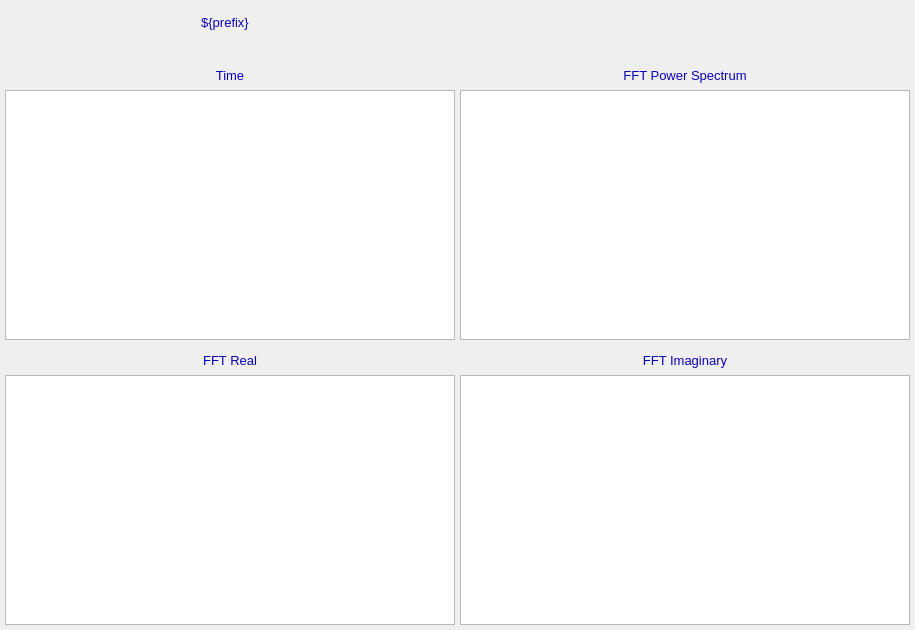
<?xml version="1.0" ?>
<ui version="4.0">
  <class>Dialog</class>
  <widget class="QWidget" name="screen">
    <property name="geometry">
      <rect>
        <x>560</x>
        <y>223</y>
        <width>915</width>
        <height>630</height>
      </rect>
    </property>
    <property name="styleSheet">
      <string notr="true">QWidget#screen {
  color: rgb(0, 0, 0);
  background-color: rgb(187, 187, 187);
  }</string>
    </property>
    <property name="windowTitle">
      <string>NDFFTPlotAll</string>
    </property>
    <widget class="QLabel" name="text">
      <property name="geometry">
        <rect>
          <x>0</x>
          <y>10</y>
          <width>450</width>
          <height>25</height>
        </rect>
      </property>
      <property name="text">
        <string>${prefix}</string>
      </property>
      <property name="font" stdset="0">
        <font>
          <pointsize>10</pointsize>
        </font>
      </property>
      <property name="brush" stdset="0">
        <brush brushstyle="SolidPattern">
          <color alpha="255">
            <red>10</red>
            <green>0</green>
            <blue>184</blue>
          </color>
        </brush>
      </property>
      <property name="toolTip">
        <string>text</string>
      </property>
      <property name="alignment">
        <set>Qt::AlignCenter</set>
      </property>
      <property name="styleSheet">
        <string notr="true">QLabel#text {
  color: rgb(10, 0, 184);
  }</string>
      </property>
    </widget>
    <widget class="PyDMWaveformPlot" name="cartesian_plot">
      <property name="geometry">
        <rect>
          <x>5</x>
          <y>90</y>
          <width>450</width>
          <height>250</height>
        </rect>
      </property>
      <property name="toolTip">
        <string>cartesian_plot</string>
      </property>
      <property name="title" stdset="0">
        <string>$(P)$(R)TimeSeries</string>
      </property>
      <property name="xLabels">
        <stringlist>
          <string>Time {s}</string>
        </stringlist>
      </property>
      <property name="yLabels">
        <stringlist>
          <string>${prefix}TimeSeries</string>
        </stringlist>
      </property>
      <property name="curves" stdset="0">
        <stringlist>
          <string>{&quot;name&quot;: &quot;curve 1&quot;, &quot;x_channel&quot;: &quot;ca://${P}${RTS}TSTimeAxis&quot;, &quot;y_channel&quot;: &quot;ca://${prefix}FFTTimeSeries&quot;, &quot;color&quot;: &quot;#4b6ec7&quot;, &quot;lineStyle&quot;: 1, &quot;lineWidth&quot;: 1, &quot;symbolSize&quot;: 10, &quot;redraw_mode&quot;: 2, &quot;block_size&quot;: 1200}</string>
        </stringlist>
      </property>
      <property name="axisColor" stdset="0">
        <color>
          <red>0</red>
          <green>0</green>
          <blue>0</blue>
        </color>
      </property>
      <property name="backgroundColor" stdset="0">
        <color>
          <red>218</red>
          <green>218</green>
          <blue>218</blue>
        </color>
      </property>
    </widget>
    <widget class="QLabel" name="text_1">
      <property name="geometry">
        <rect>
          <x>210</x>
          <y>65</y>
          <width>40</width>
          <height>20</height>
        </rect>
      </property>
      <property name="text">
        <string>Time</string>
      </property>
      <property name="font" stdset="0">
        <font>
          <pointsize>10</pointsize>
        </font>
      </property>
      <property name="brush" stdset="0">
        <brush brushstyle="SolidPattern">
          <color alpha="255">
            <red>10</red>
            <green>0</green>
            <blue>184</blue>
          </color>
        </brush>
      </property>
      <property name="toolTip">
        <string>text_1</string>
      </property>
      <property name="alignment">
        <set>Qt::AlignCenter</set>
      </property>
      <property name="styleSheet">
        <string notr="true">QLabel#text_1 {
  color: rgb(10, 0, 184);
  }</string>
      </property>
    </widget>
    <widget class="PyDMWaveformPlot" name="cartesian_plot_1">
      <property name="geometry">
        <rect>
          <x>460</x>
          <y>90</y>
          <width>450</width>
          <height>250</height>
        </rect>
      </property>
      <property name="toolTip">
        <string>cartesian_plot_1</string>
      </property>
      <property name="title" stdset="0">
        <string>$(P)$(R)FFTAbsValue</string>
      </property>
      <property name="xLabels">
        <stringlist>
          <string>Frequency {Hz}</string>
        </stringlist>
      </property>
      <property name="yLabels">
        <stringlist>
          <string>${prefix}FFTAbsValue</string>
        </stringlist>
      </property>
      <property name="curves" stdset="0">
        <stringlist>
          <string>{&quot;name&quot;: &quot;curve 1&quot;, &quot;x_channel&quot;: &quot;ca://${prefix}FFTFreqAxis&quot;, &quot;y_channel&quot;: &quot;ca://${prefix}FFTAbsValue&quot;, &quot;color&quot;: &quot;#4b6ec7&quot;, &quot;lineStyle&quot;: 1, &quot;lineWidth&quot;: 1, &quot;symbolSize&quot;: 10, &quot;redraw_mode&quot;: 2, &quot;block_size&quot;: 1200}</string>
        </stringlist>
      </property>
      <property name="axisColor" stdset="0">
        <color>
          <red>0</red>
          <green>0</green>
          <blue>0</blue>
        </color>
      </property>
      <property name="backgroundColor" stdset="0">
        <color>
          <red>218</red>
          <green>218</green>
          <blue>218</blue>
        </color>
      </property>
    </widget>
    <widget class="QLabel" name="text_2">
      <property name="geometry">
        <rect>
          <x>605</x>
          <y>65</y>
          <width>160</width>
          <height>20</height>
        </rect>
      </property>
      <property name="text">
        <string>FFT Power Spectrum</string>
      </property>
      <property name="font" stdset="0">
        <font>
          <pointsize>10</pointsize>
        </font>
      </property>
      <property name="brush" stdset="0">
        <brush brushstyle="SolidPattern">
          <color alpha="255">
            <red>10</red>
            <green>0</green>
            <blue>184</blue>
          </color>
        </brush>
      </property>
      <property name="toolTip">
        <string>text_2</string>
      </property>
      <property name="alignment">
        <set>Qt::AlignCenter</set>
      </property>
      <property name="styleSheet">
        <string notr="true">QLabel#text_2 {
  color: rgb(10, 0, 184);
  }</string>
      </property>
    </widget>
    <widget class="PyDMWaveformPlot" name="cartesian_plot_2">
      <property name="geometry">
        <rect>
          <x>5</x>
          <y>375</y>
          <width>450</width>
          <height>250</height>
        </rect>
      </property>
      <property name="toolTip">
        <string>cartesian_plot_2</string>
      </property>
      <property name="title" stdset="0">
        <string>$(P)$(R)FFTReal</string>
      </property>
      <property name="xLabels">
        <stringlist>
          <string>Frequency {Hz}</string>
        </stringlist>
      </property>
      <property name="yLabels">
        <stringlist>
          <string>${prefix}FFTReal</string>
        </stringlist>
      </property>
      <property name="curves" stdset="0">
        <stringlist>
          <string>{&quot;name&quot;: &quot;curve 1&quot;, &quot;x_channel&quot;: &quot;ca://${prefix}FFTFreqAxis&quot;, &quot;y_channel&quot;: &quot;ca://${prefix}FFTReal&quot;, &quot;color&quot;: &quot;#4b6ec7&quot;, &quot;lineStyle&quot;: 1, &quot;lineWidth&quot;: 1, &quot;symbolSize&quot;: 10, &quot;redraw_mode&quot;: 2, &quot;block_size&quot;: 1200}</string>
        </stringlist>
      </property>
      <property name="axisColor" stdset="0">
        <color>
          <red>0</red>
          <green>0</green>
          <blue>0</blue>
        </color>
      </property>
      <property name="backgroundColor" stdset="0">
        <color>
          <red>218</red>
          <green>218</green>
          <blue>218</blue>
        </color>
      </property>
    </widget>
    <widget class="QLabel" name="text_3">
      <property name="geometry">
        <rect>
          <x>190</x>
          <y>350</y>
          <width>80</width>
          <height>20</height>
        </rect>
      </property>
      <property name="text">
        <string>FFT Real</string>
      </property>
      <property name="font" stdset="0">
        <font>
          <pointsize>10</pointsize>
        </font>
      </property>
      <property name="brush" stdset="0">
        <brush brushstyle="SolidPattern">
          <color alpha="255">
            <red>10</red>
            <green>0</green>
            <blue>184</blue>
          </color>
        </brush>
      </property>
      <property name="toolTip">
        <string>text_3</string>
      </property>
      <property name="alignment">
        <set>Qt::AlignCenter</set>
      </property>
      <property name="styleSheet">
        <string notr="true">QLabel#text_3 {
  color: rgb(10, 0, 184);
  }</string>
      </property>
    </widget>
    <widget class="PyDMWaveformPlot" name="cartesian_plot_3">
      <property name="geometry">
        <rect>
          <x>460</x>
          <y>375</y>
          <width>450</width>
          <height>250</height>
        </rect>
      </property>
      <property name="toolTip">
        <string>cartesian_plot_3</string>
      </property>
      <property name="title" stdset="0">
        <string>$(P)$(R)FFTImaginary</string>
      </property>
      <property name="xLabels">
        <stringlist>
          <string>Frequency {Hz}</string>
        </stringlist>
      </property>
      <property name="yLabels">
        <stringlist>
          <string>${prefix}FFTImaginary</string>
        </stringlist>
      </property>
      <property name="curves" stdset="0">
        <stringlist>
          <string>{&quot;name&quot;: &quot;curve 1&quot;, &quot;x_channel&quot;: &quot;ca://${prefix}FFTFreqAxis&quot;, &quot;y_channel&quot;: &quot;ca://${prefix}FFTImaginary&quot;, &quot;color&quot;: &quot;#4b6ec7&quot;, &quot;lineStyle&quot;: 1, &quot;lineWidth&quot;: 1, &quot;symbolSize&quot;: 10, &quot;redraw_mode&quot;: 2, &quot;block_size&quot;: 1200}</string>
        </stringlist>
      </property>
      <property name="axisColor" stdset="0">
        <color>
          <red>0</red>
          <green>0</green>
          <blue>0</blue>
        </color>
      </property>
      <property name="backgroundColor" stdset="0">
        <color>
          <red>218</red>
          <green>218</green>
          <blue>218</blue>
        </color>
      </property>
    </widget>
    <widget class="QLabel" name="text_4">
      <property name="geometry">
        <rect>
          <x>620</x>
          <y>350</y>
          <width>130</width>
          <height>20</height>
        </rect>
      </property>
      <property name="text">
        <string>FFT Imaginary</string>
      </property>
      <property name="font" stdset="0">
        <font>
          <pointsize>10</pointsize>
        </font>
      </property>
      <property name="brush" stdset="0">
        <brush brushstyle="SolidPattern">
          <color alpha="255">
            <red>10</red>
            <green>0</green>
            <blue>184</blue>
          </color>
        </brush>
      </property>
      <property name="toolTip">
        <string>text_4</string>
      </property>
      <property name="alignment">
        <set>Qt::AlignCenter</set>
      </property>
      <property name="styleSheet">
        <string notr="true">QLabel#text_4 {
  color: rgb(10, 0, 184);
  }</string>
      </property>
    </widget>
    <widget class="PyDMLabel" name="text_update">
      <property name="geometry">
        <rect>
          <x>450</x>
          <y>10</y>
          <width>450</width>
          <height>25</height>
        </rect>
      </property>
      <property name="toolTip">
        <string>PV: ${prefix}Name</string>
      </property>
      <property name="channel" stdset="0">
        <string>ca://${prefix}Name</string>
      </property>
      <property name="font" stdset="0">
        <font>
          <pointsize>10</pointsize>
        </font>
      </property>
      <property name="alignment">
        <set>Qt::AlignCenter</set>
      </property>
      <property name="textInteractionFlags">
        <set>Qt::TextSelectableByKeyboard|Qt::TextSelectableByMouse</set>
      </property>
      <property name="styleSheet">
        <string notr="true">PyDMLabel#text_update {
  color: rgb(10, 0, 184);
  background-color: rgb(187, 187, 187);
  }</string>
      </property>
    </widget>
  </widget>
  <customwidgets>
    <customwidget>
      <class>PyDMLabel</class>
      <extends>QLabel</extends>
      <header>pydm.widgets.label</header>
    </customwidget>
    <customwidget>
      <class>PyDMWaveformPlot</class>
      <extends>QGraphicsView</extends>
      <header>pydm.widgets.waveformplot</header>
    </customwidget>
  </customwidgets>
</ui>
